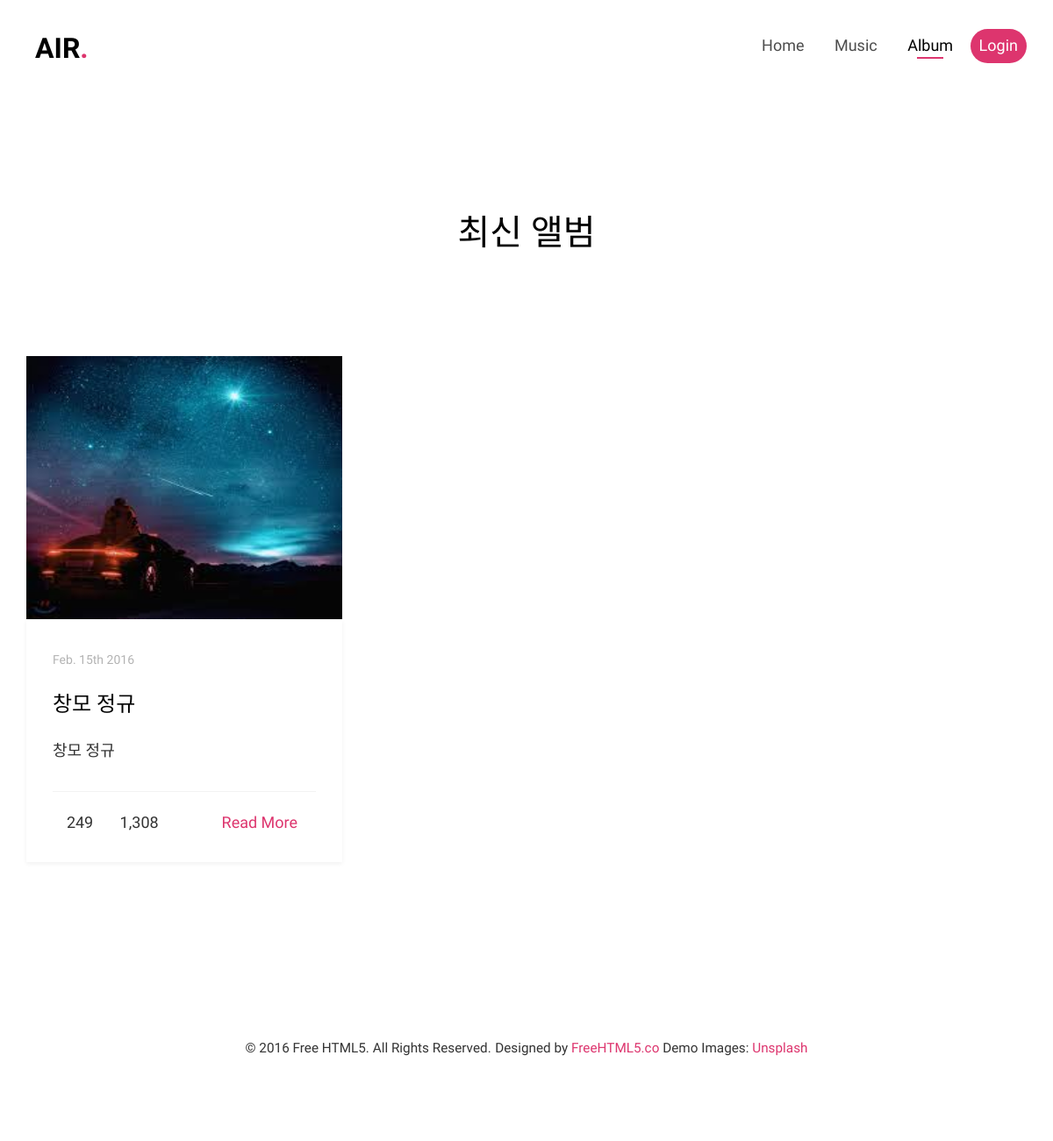
Page /blog/single/ on the committed database.
### blog/models.py (models this page shows, shortened)
class Album(models.Model):
    album_no = models.AutoField(primary_key=True)
    album_name = models.CharField(max_length=15, default='')
    album_artist_no = models.ForeignKey("Artist", related_name="album_artist", on_delete=models.CASCADE, default='')
    album_image = models.ImageField(blank = True, null=True)
    album_decribe = models.TextField(null=True)
    album_music = models.ManyToManyField(Music)

### blog/views.py (the view)
# urls.py: path('single/', views.single, name="single"),
def single(request):
    album_list = Album.objects.all()
    context = {"album_list": album_list }
    return render(request, 'single.html', context= context)

### blog/templates/single.html (shortened to what this page needs)
<!DOCTYPE HTML>
{% load static %}
<html>
	<head>
	<link rel="stylesheet" href="{% static 'css/animate.css' %}">
	<link rel="stylesheet" href="{% static 'css/icomoon.css' %}">
	<link rel="stylesheet" href="{% static 'css/bootstrap.css' %}">
	<link rel="stylesheet" href="{% static 'css/flexslider.css' %}">
	<link rel="stylesheet" href="{% static 'css/style.css' %}">
	</head>
	<body>
	<div id="page">
	<nav class="fh5co-nav" role="navigation">
		<div class="top-menu">
			<div class="container">
				<div class="row">
					<div class="col-xs-2">
						<div id="fh5co-logo"><a href="{% url 'index' %}">Air<span>.</span></a></div>
					</div>
					<div class="col-xs-10 text-right menu-1">
						<ul>
							<li><a href="{% url 'index' %}">Home</a></li>
							<li><a href="{% url 'chart' %}">Music</a></li>
							<li class="has-dropdown active">
								<a href="{% url 'single' %}">Album</a>
							</li>
							{% if user.is_active %}
							<li><a href="{% url 'playlist' %}">Playlist</a></li>
							<li class="btn-cta"><a href="{% url 'login' %}"><span>Logout</span></a></li>
							{% else %}
							<li class="btn-cta"><a href="{% url 'login' %}"><span>Login</span></a></li>
							{% endif %}
						</ul>
					</div>
				</div>
			</div>
		</div>
	</nav>
	<div id="fh5co-blog">
		<div class="container">
			<div class="row animate-box">
				<div class="col-md-8 col-md-offset-2 text-center fh5co-heading">
					<h2>최신 앨범</h2>
				</div>
			</div>
			<div class="row">
				{% if album_list %}
					{% for list in album_list %}
					<div class="col-md-4">
						<div class="fh5co-blog animate-box">
							<img src ="{{list.album_image.url}}" class = "blog-bg" style ="background: image">
							<div class="blog-text">
								<span class="posted_on">Feb. 15th 2016</span>
								<h3><a href="#">{{ list.album_name }}</a></h3>
								<p>{{ list.album_decribe}}</p>
								<ul class="stuff">
									<li><i class="icon-heart2"></i>249</li>
									<li><i class="icon-eye2"></i>1,308</li>
									<li><a href="#">Read More<i class="icon-arrow-right22"></i></a></li>
								</ul>
							</div>
						</div>
					</div>
					{% endfor %}
				{% endif %}
			</div>
		</div>
	</div>
			<div class="row copyright">
				<div class="col-md-12 text-center">
					<p>
						<small class="block">&copy; 2016 Free HTML5. All Rights Reserved.</small>
						<small class="block">Designed by <a href="http://freehtml5.co/" target="_blank">FreeHTML5.co</a> Demo Images: <a href="http://unsplash.co/" target="_blank">Unsplash</a></small>
					</p>
					<p>
						<ul class="fh5co-social-icons">
							<li><a href="#"><i class="icon-twitter"></i></a></li>
							<li><a href="#"><i class="icon-facebook"></i></a></li>
							<li><a href="#"><i class="icon-linkedin"></i></a></li>
							<li><a href="#"><i class="icon-dribbble"></i></a></li>
						</ul>
					</p>
				</div>
			</div>
		</div>
	</body>
</html>

### static/css/icomoon.css (style rules this page uses)
[class^="icon-"], [class*=" icon-"] { font-family: 'icomoon' !important; speak: none; font-style: normal; font-weight: normal; font-variant: normal; text-transform: none; line-height: 1; -webkit-font-smoothing: antialiased; -moz-osx-font-smoothing: grayscale; }
.icon-facebook:before { content: "\e05d"; }
.icon-twitter:before { content: "\e05e"; }
.icon-linkedin:before { content: "\e062"; }
.icon-dribbble:before { content: "\e063"; }
.icon-heart2:before { content: "\eaa4"; }
.icon-eye2:before { content: "\eaa8"; }
.icon-arrow-right22:before { content: "\ebfa"; }

### rows in the picture
Album: album_image (picture), album_name "창모 정규", album_decribe "창모 정규"
